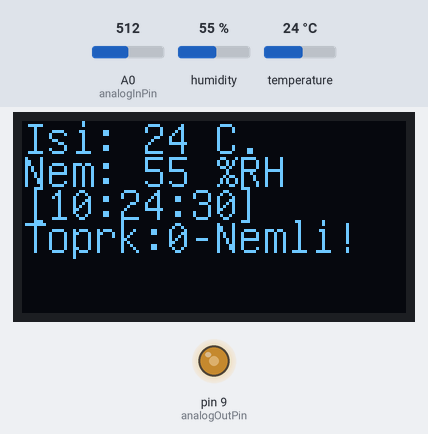
A sketch run on a simulated Arduino Uno, built with avr-gcc and run on an emulated ATmega328P. On the bench: 128×64 one-colour display, output pins drawn as LEDs (lit = HIGH). Wiring (inferred from the names in the program): DS3231 clock at I2C address 0x68. The inputs (shaded band) are chosen by the test bench; at power-on: A0 (analogInPin) = 512, humidity 55 %, temperature 24 °C. The local clock reads 2024-03-15 10:24:30 at power-on unless the sketch sets it; what the sketch prints to the serial monitor is not drawn.

Above: at 2.2 s.
2.3 s: A0 (analogInPin) set to 685
At 7.3 s:
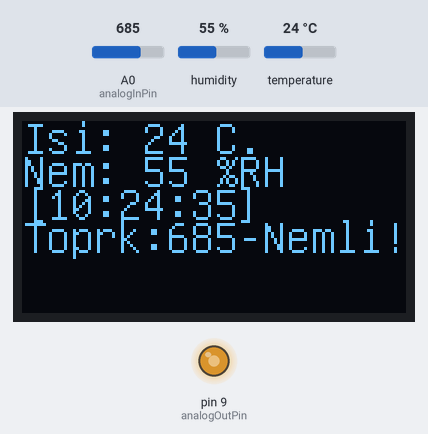
7.4 s: A0 (analogInPin) set to 718
At 10.8 s:
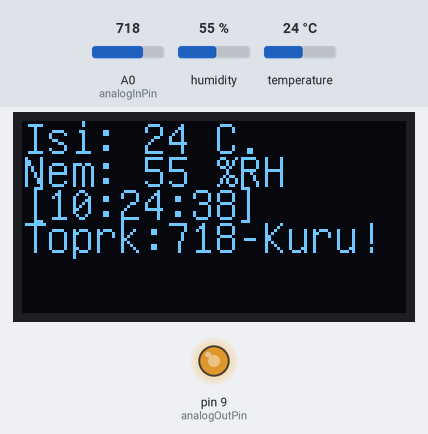
12.5 s: A0 (analogInPin) set to 900
At 15.5 s:
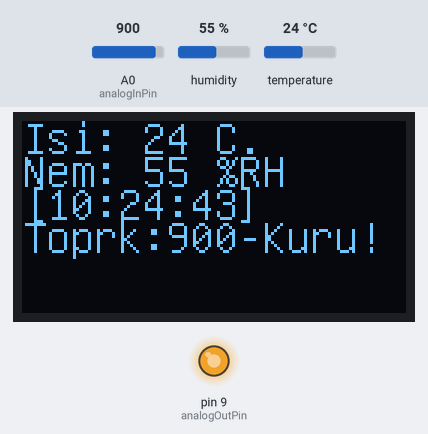
17.6 s: A0 (analogInPin) set to 122
At 19.0 s:
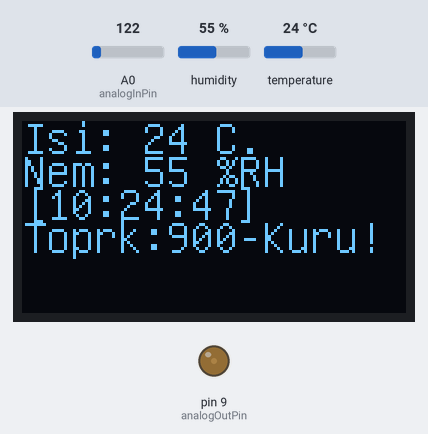
22.7 s: humidity set to 22 %
At 25.0 s:
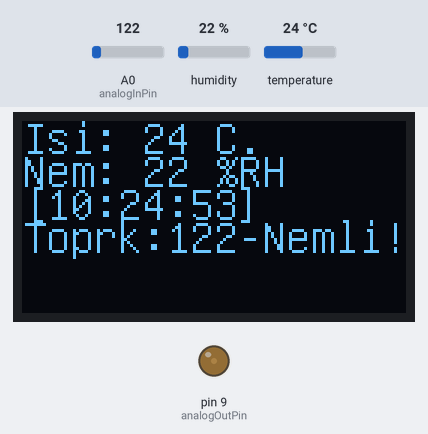
27.4 s: temperature set to 12 °C
At 29.6 s:
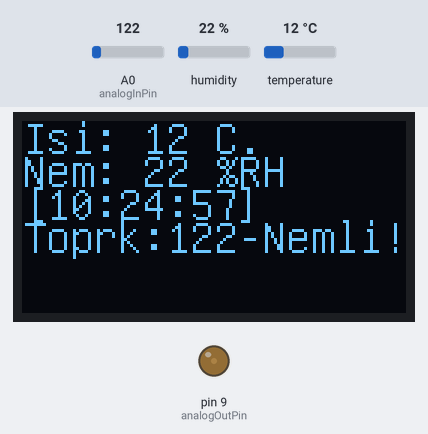
Timing chart, 0 to 31.1 s (numbered marks = the images above; inputs shaded):
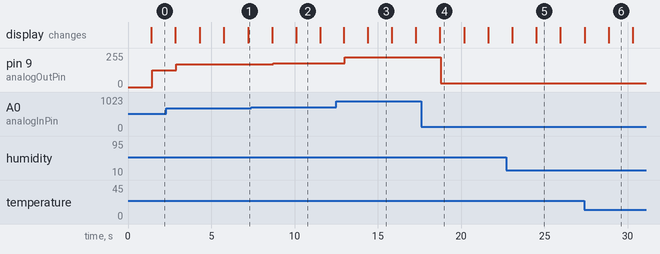

The sketch:

saat_oled_dht11.ino
```cpp
#include <dht11.h> // dht11 kütüphanesini ekliyoruz.
#define DHT11PIN 2 // DHT11PIN olarak Dijital 2'yi belirliyoruz.
dht11 DHT11;

#include "U8glib.h"
U8GLIB_SSD1306_128X64 u8g(U8G_I2C_OPT_NO_ACK);	// Display which does not send AC

#include "Wire.h"
#define DS3231_I2C_ADDRESS 0x68

//GLOBALLER
int saat,dakika,saniye;

//ADC için olanlar
// These constants won't change.  They're used to give names
// to the pins used:
const int analogInPin = A0;  // Analog input pin that the potentiometer is attached to
const int analogOutPin = 9; // Analog output pin that the LED is attached to

int sensorValue = 0;        // value read from the pot
int outputValue = 0;        // value output to the PWM (analog out)


byte decToBcd(byte val)
{
  return( (val/10*16) + (val%10) );
}
// Convert binary coded decimal to normal decimal numbers
byte bcdToDec(byte val)
{
  return( (val/16*10) + (val%16) );
}


void draw(int sensor,int saat,int dakika,int saniye,int int_isi,int int_nem) {
  // graphic commands to redraw the complete screen should be placed here
  u8g.setFont(u8g_font_unifont);
  //u8g.setFont(u8g_font_osb21);
  //int aInt = 368;
    char str_isi[15],str[10],str_nem[10], str2[10],str_saat[10];
    char str3[10],str_dk[10],str_sn[10];
    char str_sensor[10],str4[10];
    //sicaklik satırın oluşturmakta
    sprintf(str_isi, "%d", int_isi);
    strcpy(str, "Isi: ");
    strcat(str,str_isi);
    strcat(str," C.");

    //nem satırını ouşturmakta
    sprintf(str_nem, "%d", int_nem);
    strcpy(str2, "Nem: ");
    strcat(str2,str_nem);
    strcat(str2," %RH");

    //tarih saat satırı
    sprintf(str_saat, "%02d", saat);
    sprintf(str_dk, "%02d", dakika);
    sprintf(str_sn, "%02d", saniye);

    strcpy(str3,"[");
    strcat(str3,str_saat);
    strcat(str3,":");
    strcat(str3,str_dk);
    strcat(str3,":");
    strcat(str3,str_sn);
    strcat(str3,"]");

    //analog sensör bilgileri için

    sprintf(str_sensor, "%d", sensor);
    strcpy(str4,"Toprk:");
    strcat(str4,str_sensor);
    if(sensor>=700) strcat(str4,"-Kuru!");
   else  strcat(str4,"-Nemli!");


    //hepsini çiz
    u8g.drawStr( 0, 11, str);
    u8g.drawStr( 0, 22, str2);
//  u8g.drawStr( 0, 22, "KUCUKAGAOGLU...");

    u8g.drawStr( 0, 33, str3);
    u8g.drawStr( 0, 44, str4);

}

void setup(void) {
  // flip screen, if required
  // u8g.setRot180();

  // set SPI backup if required
  //u8g.setHardwareBackup(u8g_backup_avr_spi);

  // assign default color value
  if ( u8g.getMode() == U8G_MODE_R3G3B2 ) {
    u8g.setColorIndex(255);     // white
  }
  else if ( u8g.getMode() == U8G_MODE_GRAY2BIT ) {
    u8g.setColorIndex(3);         // max intensity
  }
  else if ( u8g.getMode() == U8G_MODE_BW ) {
    u8g.setColorIndex(1);         // pixel on
  }
  else if ( u8g.getMode() == U8G_MODE_HICOLOR ) {
    u8g.setHiColorByRGB(255,255,255);
  }

  Serial.begin(9600); // Seri iletişimi başlatıyoruz.
  Serial.println("Arduinoturkiye.com DHT11 Test Programi");

  //saat kısmı
    Wire.begin();
    //setDS3231time(0,54,0,1,24,8,15);

}

//saat
void setDS3231time(byte second, byte minute, byte hour, byte dayOfWeek, byte
dayOfMonth, byte month, byte year)
{
  // sets time and date data to DS3231
  Wire.beginTransmission(DS3231_I2C_ADDRESS);
  Wire.write(0); // set next input to start at the seconds register
  Wire.write(decToBcd(second)); // set seconds
  Wire.write(decToBcd(minute)); // set minutes
  Wire.write(decToBcd(hour)); // set hours
  Wire.write(decToBcd(dayOfWeek)); // set day of week (1=Sunday, 7=Saturday)
  Wire.write(decToBcd(dayOfMonth)); // set date (1 to 31)
  Wire.write(decToBcd(month)); // set month
  Wire.write(decToBcd(year)); // set year (0 to 99)
  Wire.endTransmission();
}
void readDS3231time(byte *second,
byte *minute,
byte *hour,
byte *dayOfWeek,
byte *dayOfMonth,
byte *month,
byte *year)
{
  Wire.beginTransmission(DS3231_I2C_ADDRESS);
  Wire.write(0); // set DS3231 register pointer to 00h
  Wire.endTransmission();
  Wire.requestFrom(DS3231_I2C_ADDRESS, 7);
  // request seven bytes of data from DS3231 starting from register 00h
  *second = bcdToDec(Wire.read() & 0x7f);
  *minute = bcdToDec(Wire.read());
  *hour = bcdToDec(Wire.read() & 0x3f);
  *dayOfWeek = bcdToDec(Wire.read());
  *dayOfMonth = bcdToDec(Wire.read());
  *month = bcdToDec(Wire.read());
  *year = bcdToDec(Wire.read());
}
void displayTime()
{
  byte second, minute, hour, dayOfWeek, dayOfMonth, month, year;
  // retrieve data from DS3231
  readDS3231time(&second, &minute, &hour, &dayOfWeek, &dayOfMonth, &month,
  &year);
  // send it to the serial monitor
  Serial.print(hour, DEC);
  saat=(int) hour;
  //Serial.print(saat);
  // convert the byte variable to a decimal number when displayed
  Serial.print(":");
  if (minute<10)
  {
    Serial.print("0");
  }
  Serial.print(minute, DEC);
  dakika=(int)minute;

  Serial.print(":");
  if (second<10)
  {
    Serial.print("0");
  }
  Serial.print(second, DEC);
  saniye=(int)second;
  Serial.print(" ");
  Serial.print(dayOfMonth, DEC);
  Serial.print("/");
  Serial.print(month, DEC);
  Serial.print("/");
  Serial.print(year, DEC);
  Serial.print(" Day of week: ");
  switch(dayOfWeek){
  case 1:
    Serial.println("Sunday");
    break;
  case 2:
    Serial.println("Monday");
    break;
  case 3:
    Serial.println("Tuesday");
    break;
  case 4:
    Serial.println("Wednesday");
    break;
  case 5:
    Serial.println("Thursday");
    break;
  case 6:
    Serial.println("Friday");
    break;
  case 7:
    Serial.println("Saturday");
    break;
  }
}
//-saat

void loop(void) {

  int chk = DHT11.read(DHT11PIN);
  float sicaklik=(float)DHT11.temperature;
  float nem=(float)DHT11.humidity;

   displayTime();

  Serial.print("Sıcaklık : ");
  Serial.println(sicaklik, 2);
  Serial.println((int)sicaklik);

  Serial.print("Nem (%): ");
  Serial.println((float)DHT11.humidity, 2);
  Serial.println((int)nem);

  delay(900);
  // picture loop
  u8g.firstPage();
  do {
    draw(sensorValue,(int)saat,(int)dakika,(int)saniye,(int)sicaklik,(int)nem);
  } while( u8g.nextPage() );

  // rebuild the picture after some delay
  delay(50);

  //ADC için
    // read the analog in value:
  sensorValue = analogRead(analogInPin);
  // map it to the range of the analog out:
  outputValue = map(sensorValue, 0, 1023, 0, 255);
  // change the analog out value:
  analogWrite(analogOutPin, outputValue);

  // print the results to the serial monitor:
  Serial.print("sensor = " );
  Serial.print(sensorValue);
  Serial.print("\t output = ");
  Serial.println(outputValue);

  // wait 2 milliseconds before the next loop
  // for the analog-to-digital converter to settle
  // after the last reading:
 // delay(2);
  //-ADC için


}
```

Measured:
- the behaviour switches between 699 and 700 on A0 (analogInPin) (found by bisection; images 1 and 2)
- after the input at 2.3 s, pin 9 (analogOutPin): 127/255 → 170/255 after 0.60 s
- after the input at 7.4 s, pin 9 (analogOutPin): 170/255 → 178/255 after 1.3 s; the display: first differs from a run without the input after 2.7 s (image 2)
- after the input at 12.5 s, pin 9 (analogOutPin): 178/255 → 224/255 after 0.51 s
- after the input at 17.6 s, pin 9 (analogOutPin): 224/255 → 30/255 after 1.2 s
- what the display in image 2 shows lasts 1.4 s, from 10.1 s to 11.5 s
- what the display in image 4 shows lasts 1.5 s, from 18.7 s to 20.2 s
